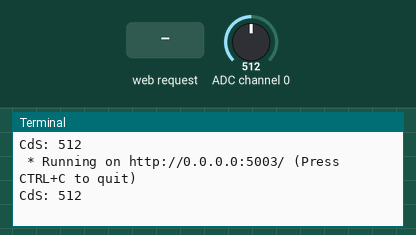
Simulated run of this program. Board: Raspberry Pi (BCM pin numbers). On the bench: the last lines printed to the terminal. The inputs (shaded band) are chosen by the test bench; at power-on: ADC channel 0 = 512 (analog values on the 0–1023 scale). Threads take turns every 2 ms; the clock reads 2024-03-15 10:24:30 at power-on unless the program sets it.

Above: at 1.2 s.
1.3 s: HTTP request for /sensor_data received
At 1.9 s:
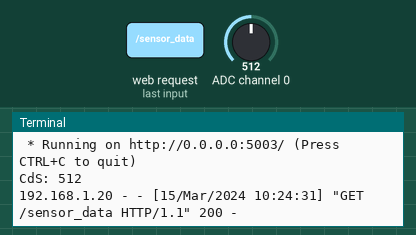
2.8 s: HTTP request for / received
At 2.96 s:
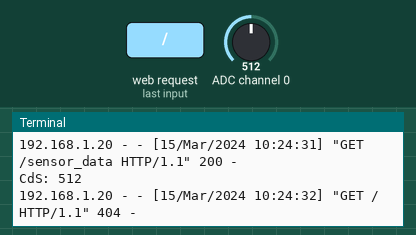
4.3 s: ADC channel 0 set to 716
At 5.6 s:
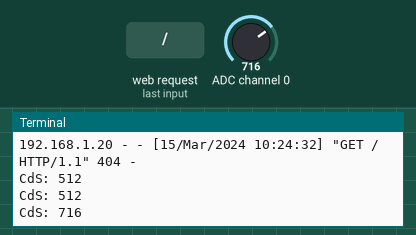
5.8 s: ADC channel 0 set to 900
At 6.8 s:
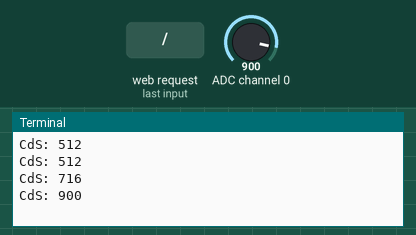
Timing chart, 0 to 8.3 s (numbered marks = the images above; inputs shaded):
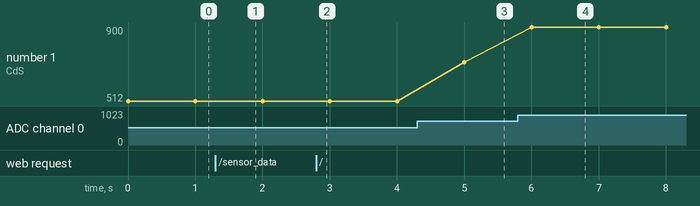

Measured:
- after the input at 1.3 s, the terminal: prints a new line at once (image 1)
- after the input at 2.8 s, the terminal: prints a new line at once (image 2)
- after the input at 4.3 s, the terminal: prints a new line after 0.70 s (image 3)
- after the input at 5.8 s, the terminal: prints a new line after 0.20 s (image 4)
- plotted number 1: 512 → 716 after the input at 4.3 s, 716 → 900 after the input at 5.8 s

The program:

cds_cell_flask.py
```python
# coding: utf-8
# MCP3002 + CdSセル から明るさを読み取って localhost:5003/sensor_data で JSON 形式で提供する

import time
import threading
import spidev  # type: ignore
from flask import Flask  # type: ignore

# ---------------- Flask サーバ ----------------

app = Flask(__name__)

latest_sensor = {
    "cds": None,
    "timestamp": None
}


@app.route("/sensor_data")
def sensor_data():
    return latest_sensor


def run_server():
    app.run(host="0.0.0.0", port=5003, debug=False, use_reloader=False)


threading.Thread(target=run_server, daemon=True).start()

# ---------------- MCP3002 ----------------

spi = spidev.SpiDev()
spi.open(0, 0)  # bus=0, device=0 (CE0)
spi.max_speed_hz = 100000


def read_adc(channel: int) -> int:
    if channel not in (0, 1):
        raise ValueError("channel must be 0 or 1")

    # MCP3002:
    # start bit=1, SGL/DIFF=1, ODD/SIGN=channel, MSBF=0
    # CH0 -> 0b01101000
    # CH1 -> 0b01111000
    if channel == 0:
        cmd = [0b01101000, 0x00]
    else:
        cmd = [0b01111000, 0x00]

    resp = spi.xfer2(cmd)
    value = ((resp[0] & 0x03) << 8) | resp[1]
    return value


def read_cds():
    value = read_adc(0)
    latest_sensor["cds"] = value
    latest_sensor["timestamp"] = time.time()
    print(f"CdS: {value}")


# ---------------- メインループ ----------------

if __name__ == '__main__':
    try:
        while True:
            read_cds()
            time.sleep(1)
    except KeyboardInterrupt:
        pass
    finally:
        spi.close()
```
